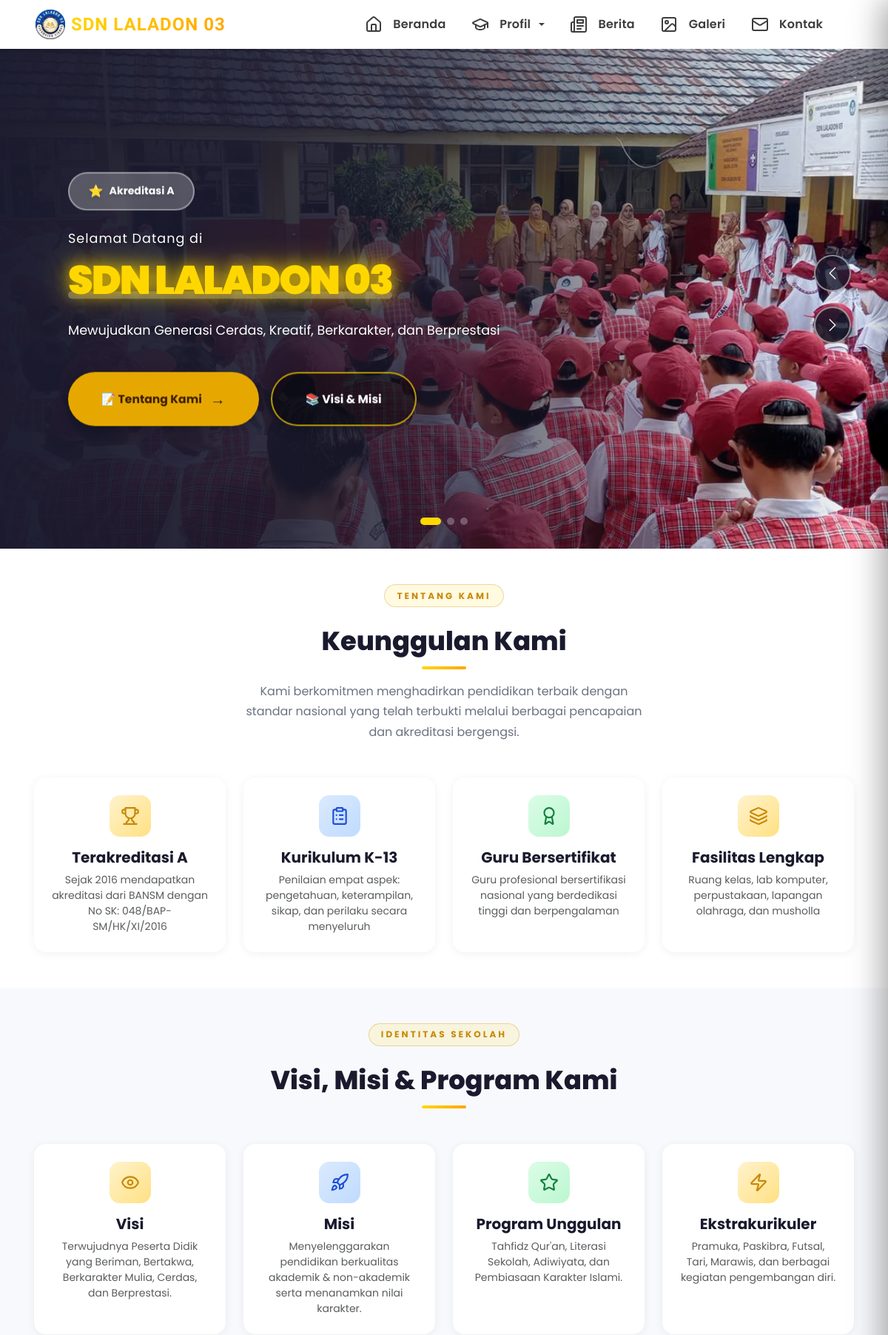
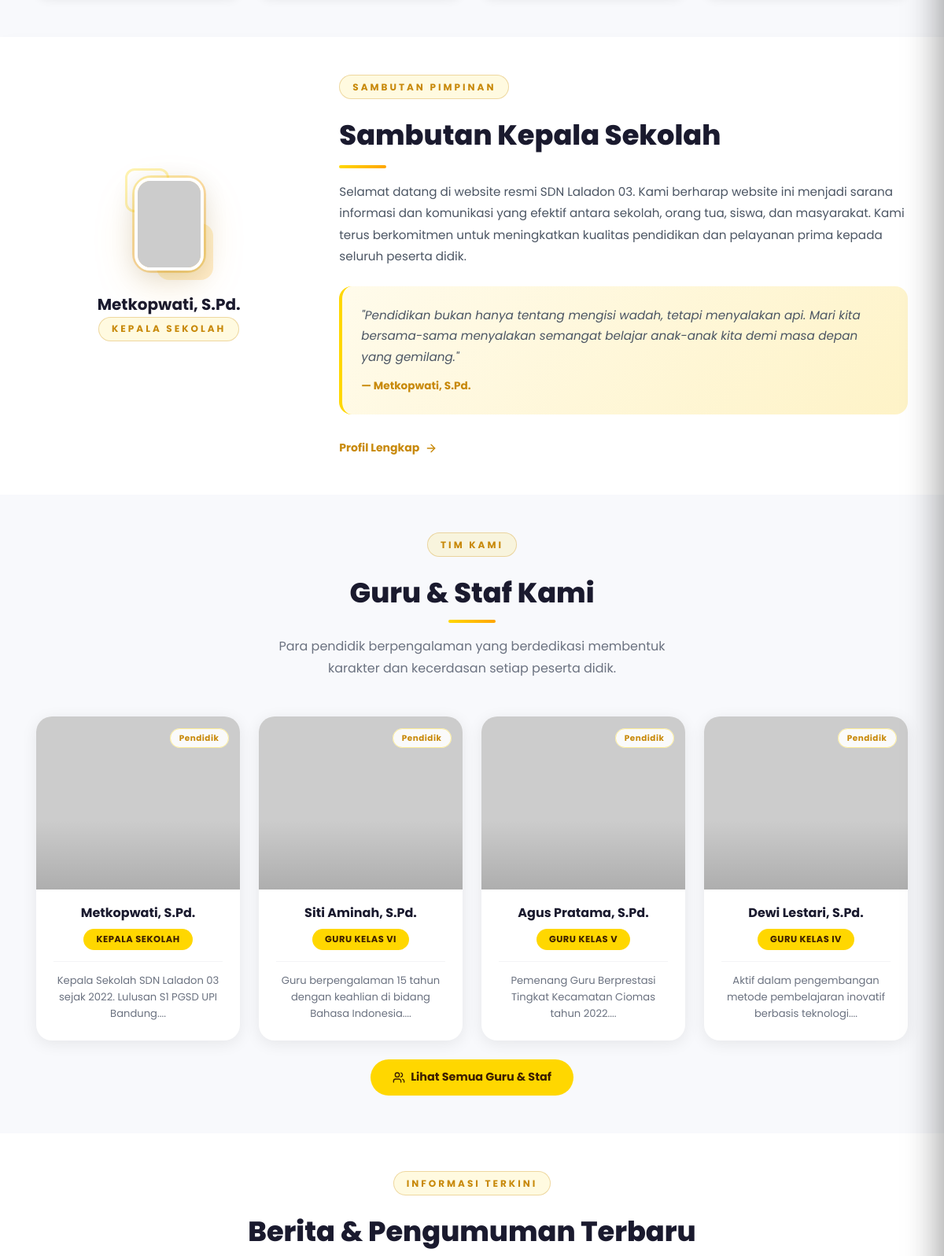
Page /laladon/index.php (upper part) on the committed database (2 pictures, top to bottom).
### tables this page shows
CREATE TABLE IF NOT EXISTS teachers (
    id         INT AUTO_INCREMENT PRIMARY KEY,
    name       VARCHAR(100) NOT NULL,
    position   VARCHAR(100) NOT NULL,
    photo      VARCHAR(255) DEFAULT 'https://placehold.co/400x400/34495e/ffffff?text=Guru',
    bio        TEXT,
    created_at TIMESTAMP DEFAULT CURRENT_TIMESTAMP
);

### laladon/index.php (the view, shortened to what this page needs)
<?php
include 'koneksi.php';
include 'header.php';
?>
<section id="hero-section">
    <div id="heroCarousel" class="carousel slide hero-modern" data-bs-ride="carousel" data-bs-touch="true"
        data-bs-interval="5000">
        <div class="carousel-indicators">
            <button type="button" data-bs-target="#heroCarousel" data-bs-slide-to="0" class="active" aria-current="true"
                aria-label="Slide 1"></button>
            <button type="button" data-bs-target="#heroCarousel" data-bs-slide-to="1" aria-label="Slide 2"></button>
            <button type="button" data-bs-target="#heroCarousel" data-bs-slide-to="2" aria-label="Slide 3"></button>
        </div>
        <div class="carousel-inner">
            <div class="carousel-item active" data-bs-interval="5000">
                <div class="hero-overlay-gold"></div>
                <img src="img/foto1.jpeg" class="d-block w-100 hero-img"
                    alt="Siswa-siswi SDN Laladon 03 dalam kegiatan upacara sekolah" width="1920" height="700"
                    fetchpriority="high" loading="eager">
                <div class="carousel-caption hero-content-gold">
                    <div class="hero-badge-gold animate-fade-in-1">
                        <span class="badge-icon">⭐</span>
                        <span>Akreditasi A</span>
                    </div>
                    <h3 class="hero-pretitle animate-fade-in-2">Selamat Datang di</h3>
                    <h1 class="hero-title-gold animate-fade-in-3">
                        <span class="text-highlight">SDN LALADON 03</span>
                    </h1>
                    <p class="hero-subtitle animate-fade-in-4">
                        Mewujudkan Generasi Cerdas, Kreatif, Berkarakter, dan Berprestasi
                    </p>
                    <div class="hero-buttons animate-fade-in-5">
                        <a href="sejarah.php" class="btn-gold-primary">
                            <span>📝 Tentang Kami</span>
                            <span class="btn-arrow">→</span>
                        </a>
                        <a href="visimisi.php" class="btn-gold-outline">
                            <span>📚 Visi & Misi</span>
                        </a>
                    </div>
                </div>
            </div>
        </div>
        <button class="carousel-control-prev" type="button" data-bs-target="#heroCarousel" data-bs-slide="prev"
            aria-label="Slide sebelumnya">
            <span class="carousel-control-prev-icon" aria-hidden="true"></span>
        </button>
        <button class="carousel-control-next" type="button" data-bs-target="#heroCarousel" data-bs-slide="next"
            aria-label="Slide berikutnya">
            <span class="carousel-control-next-icon" aria-hidden="true"></span>
        </button>
    </div>
</section>
<section id="aboutSection" class="py-5 bg-white">
    <div class="container">
        <div class="section-title-wrapper">
            <span class="section-label">Tentang Kami</span>
            <h2 class="section-title mt-2">Keunggulan Kami</h2>
            <div class="section-divider"></div>
            <p class="section-desc">Kami berkomitmen menghadirkan pendidikan terbaik dengan standar nasional yang telah
                terbukti melalui berbagai pencapaian dan akreditasi bergengsi.</p>
        </div>
        <div class="row g-4">
            <div class="col-md-6 col-lg-3">
                <div class="content-card p-4 text-center h-100">
                    <div class="card-icon-wrap gold mx-auto mb-3">
                        <i data-lucide="trophy" style="width:26px;height:26px;"></i>
                    </div>
                    <h5 class="fw-bold mb-2" style="color:#1a1a2e;">Terakreditasi A</h5>
                    <p class="text-muted small mb-0">Sejak 2016 mendapatkan akreditasi dari BANSM dengan No SK:
                        048/BAP-SM/HK/XI/2016</p>
                </div>
            </div>
            <div class="col-md-6 col-lg-3">
                <div class="content-card p-4 text-center h-100">
                    <div class="card-icon-wrap blue mx-auto mb-3">
                        <i data-lucide="clipboard-list" style="width:26px;height:26px;"></i>
                    </div>
                    <h5 class="fw-bold mb-2" style="color:#1a1a2e;">Kurikulum K-13</h5>
                    <p class="text-muted small mb-0">Penilaian empat aspek: pengetahuan, keterampilan, sikap, dan
                        perilaku secara menyeluruh</p>
                </div>
            </div>
            <div class="col-md-6 col-lg-3">
                <div class="content-card p-4 text-center h-100">
                    <div class="card-icon-wrap green mx-auto mb-3">
                        <i data-lucide="award" style="width:26px;height:26px;"></i>
                    </div>
                    <h5 class="fw-bold mb-2" style="color:#1a1a2e;">Guru Bersertifikat</h5>
                    <p class="text-muted small mb-0">Guru profesional bersertifikasi nasional yang berdedikasi tinggi
                        dan berpengalaman</p>
                </div>
            </div>
            <div class="col-md-6 col-lg-3">
                <div class="content-card p-4 text-center h-100">
                    <div class="card-icon-wrap gold mx-auto mb-3">
                        <i data-lucide="layers" style="width:26px;height:26px;"></i>
                    </div>
                    <h5 class="fw-bold mb-2" style="color:#1a1a2e;">Fasilitas Lengkap</h5>
                    <p class="text-muted small mb-0">Ruang kelas, lab komputer, perpustakaan, lapangan olahraga, dan
                        musholla</p>
                </div>
            </div>
        </div>
    </div>
</section>
<section class="py-5" style="background:#f8f9fc;">
    <div class="container">
        <div class="section-title-wrapper">
            <span class="section-label">Identitas Sekolah</span>
            <h2 class="section-title mt-2">Visi, Misi & Program Kami</h2>
            <div class="section-divider"></div>
        </div>
        <div class="row g-4">
            <div class="col-md-6 col-lg-3">
                <div class="content-card p-4 text-center h-100">
                    <div class="card-icon-wrap gold mx-auto mb-3">
                        <i data-lucide="eye" style="width:26px;height:26px;"></i>
                    </div>
                    <h5 class="fw-bold mb-2" style="color:#1a1a2e;">Visi</h5>
                    <p class="text-muted small mb-0">Terwujudnya Peserta Didik yang Beriman, Bertakwa, Berkarakter
                        Mulia, Cerdas, dan Berprestasi.</p>
                </div>
            </div>
            <div class="col-md-6 col-lg-3">
                <div class="content-card p-4 text-center h-100">
                    <div class="card-icon-wrap blue mx-auto mb-3">
                        <i data-lucide="rocket" style="width:26px;height:26px;"></i>
                    </div>
                    <h5 class="fw-bold mb-2" style="color:#1a1a2e;">Misi</h5>
                    <p class="text-muted small mb-0">Menyelenggarakan pendidikan berkualitas akademik & non-akademik
                        serta menanamkan nilai karakter.</p>
                </div>
            </div>
            <div class="col-md-6 col-lg-3">
                <div class="content-card p-4 text-center h-100">
                    <div class="card-icon-wrap green mx-auto mb-3">
                        <i data-lucide="star" style="width:26px;height:26px;"></i>
                    </div>
                    <h5 class="fw-bold mb-2" style="color:#1a1a2e;">Program Unggulan</h5>
                    <p class="text-muted small mb-0">Tahfidz Qur'an, Literasi Sekolah, Adiwiyata, dan Pembiasaan
                        Karakter Islami.</p>
                </div>
            </div>
            <div class="col-md-6 col-lg-3">
                <div class="content-card p-4 text-center h-100">
                    <div class="card-icon-wrap gold mx-auto mb-3">
                        <i data-lucide="zap" style="width:26px;height:26px;"></i>
                    </div>
                    <h5 class="fw-bold mb-2" style="color:#1a1a2e;">Ekstrakurikuler</h5>
                    <p class="text-muted small mb-0">Pramuka, Paskibra, Futsal, Tari, Marawis, dan berbagai kegiatan
                        pengembangan diri.</p>
                </div>
            </div>
        </div>
    </div>
</section>
<section id="welcomeSection" class="py-5 bg-white">
    <div class="container">
        <div class="row align-items-center g-5">
            <div class="col-md-4 text-center">
                <div class="principal-photo-wrap mx-auto" style="max-width:300px;">
                    <img src="kepsek.png" alt="Kepala Sekolah SDN Laladon 03, Metkopwati S.Pd."
                        onerror="this.src='https://ui-avatars.com/api/?name=Metkopwati&background=FFD700&color=3d1f00&size=300&bold=true'">
                </div>
                <div class="mt-4">
                    <h5 class="fw-bold mb-1" style="color:#1a1a2e;">Metkopwati, S.Pd.</h5>
                    <span class="section-label" style="display:inline-block;">Kepala Sekolah</span>
                </div>
            </div>
            <div class="col-md-8">
                <span class="section-label">Sambutan Pimpinan</span>
                <h2 class="section-title mt-2 text-start">Sambutan Kepala Sekolah</h2>
                <div class="section-divider" style="margin:1rem 0;"></div>
                <p style="color:#4b5563;line-height:1.8;font-size:.95rem;">
                    Selamat datang di website resmi SDN Laladon 03. Kami berharap website ini menjadi sarana informasi
                    dan komunikasi yang efektif antara sekolah, orang tua, siswa, dan masyarakat. Kami terus berkomitmen
                    untuk meningkatkan kualitas pendidikan dan pelayanan prima kepada seluruh peserta didik.
                </p>
                <blockquote class="principal-quote mb-4">
                    "Pendidikan bukan hanya tentang mengisi wadah, tetapi menyalakan api. Mari kita bersama-sama
                    menyalakan semangat belajar anak-anak kita demi masa depan yang gemilang."
                    <cite>— Metkopwati, S.Pd.</cite>
                </blockquote>
                <a href="kepala_sekolah.php" class="news-read-more mt-2" style="display:inline-flex;font-weight:700;">
                    Profil Lengkap
                    <i data-lucide="arrow-right" style="width:16px;height:16px;"></i>
                </a>
            </div>
        </div>
    </div>
</section>
<section id="teachersSection" class="py-5" style="background:#f8f9fc;">
    <div class="container">
        <div class="section-title-wrapper">
            <span class="section-label">Tim Kami</span>
            <h2 class="section-title mt-2">Guru & Staf Kami</h2>
            <div class="section-divider"></div>
            <p class="section-desc">Para pendidik berpengalaman yang berdedikasi membentuk karakter dan kecerdasan
                setiap peserta didik.</p>
        </div>
        <div class="row g-4">
            <?php
            $query_teachers = "SELECT * FROM teachers ORDER BY id ASC LIMIT 4";
            $result_teachers = mysqli_query($koneksi, $query_teachers);
            if (mysqli_num_rows($result_teachers) > 0):
                $delay = 1;
                while ($row = mysqli_fetch_assoc($result_teachers)):
                    ?>
                    <div class="col-md-6 col-lg-3 fade-delay-<?php echo min($delay, 4); ?>">
                        <div class="teacher-card">
                            <div class="teacher-card-img-wrap">
                                <img src="<?php echo htmlspecialchars($row['photo']); ?>"
                                    alt="<?php echo htmlspecialchars($row['name']); ?>">
                                <div class="teacher-card-overlay"></div>
                            </div>
                            <div class="teacher-badge-wrap">
                                <span class="teacher-badge">Pendidik</span>
                            </div>
                            <div class="teacher-card-body">
                                <h5 class="teacher-name"><?php echo htmlspecialchars($row['name']); ?></h5>
                                <p class="teacher-position"><?php echo htmlspecialchars($row['position']); ?></p>
                                <p class="teacher-bio"><?php echo htmlspecialchars(substr($row['bio'], 0, 80)); ?>...</p>
                            </div>
                        </div>
                    </div>
                    <?php
                    $delay++;
                endwhile;
            endif; ?>
        </div>
        <div class="text-center mt-4">
            <a href="guru_staf.php" class="btn-admin-add"
                style="display:inline-flex;font-size:.9rem;padding:.75rem 1.75rem;">
                <i data-lucide="users" style="width:16px;height:16px;"></i>
                Lihat Semua Guru & Staf
            </a>
        </div>
    </div>
</section>
<section id="blogSection" class="py-5 bg-white">
    <div class="container">
        <div class="section-title-wrapper">
            <span class="section-label">Informasi Terkini</span>
            <h2 class="section-title mt-2">Berita & Pengumuman Terbaru</h2>
        </div>
    </div>
</section>

### laladon/css/animations.css (style rules this page uses)
.animate-fade-in-1 { animation: fadeInLeft 1.4s cubic-bezier(0.25, 0.46, 0.45, 0.94) 0.10s both; }
.animate-fade-in-2 { animation: fadeInLeft 1.4s cubic-bezier(0.25, 0.46, 0.45, 0.94) 0.35s both; }
.animate-fade-in-3 { animation: fadeInLeft 1.5s cubic-bezier(0.25, 0.46, 0.45, 0.94) 0.60s both; }
.animate-fade-in-4 { animation: fadeInLeft 1.4s cubic-bezier(0.25, 0.46, 0.45, 0.94) 0.85s both; }
.animate-fade-in-5 { animation: fadeInLeft 1.4s cubic-bezier(0.25, 0.46, 0.45, 0.94) 1.10s both; }

### laladon/css/responsive.css (style rules this page uses)
.container, .container-fluid { width: 100%; padding-left: 1rem; padding-right: 1rem; box-sizing: border-box; }
section { overflow-x: hidden; }
@media (min-width: 1200px) { #heroCarousel .carousel-caption { max-width: 700px; } }

### laladon/footer.php (style rules this page uses)
:root { --footer-gold: #FFD700; --footer-gold-dark: #FFA500; --footer-bg: linear-gradient(165deg, #0a1228 0%, #06102e 35%, #050a1a 100%); --footer-bg-gold-tint: linear-gradient(165deg, rgba(255, 215, 0, 0.03) 0%, transparent 40%, rgba(255, 165, 0, 0.02) 100%); }

### rows in the picture
teachers: name "Metkopwati, S.Pd.", position "KEPALA SEKOLAH", bio "Kepala Sekolah SDN Laladon 03 sejak 2022. Lulusan S1 PGSD UPI Bandung."
teachers: name "Siti Aminah, S.Pd.", position "GURU KELAS VI", bio "Guru berpengalaman 15 tahun dengan keahlian di bidang Bahasa Indonesia."
teachers: name "Agus Pratama, S.Pd.", position "GURU KELAS V", bio "Pemenang Guru Berprestasi Tingkat Kecamatan Ciomas tahun 2022."
teachers: name "Dewi Lestari, S.Pd.", position "GURU KELAS IV", bio "Aktif dalam pengembangan metode pembelajaran inovatif berbasis teknologi."
